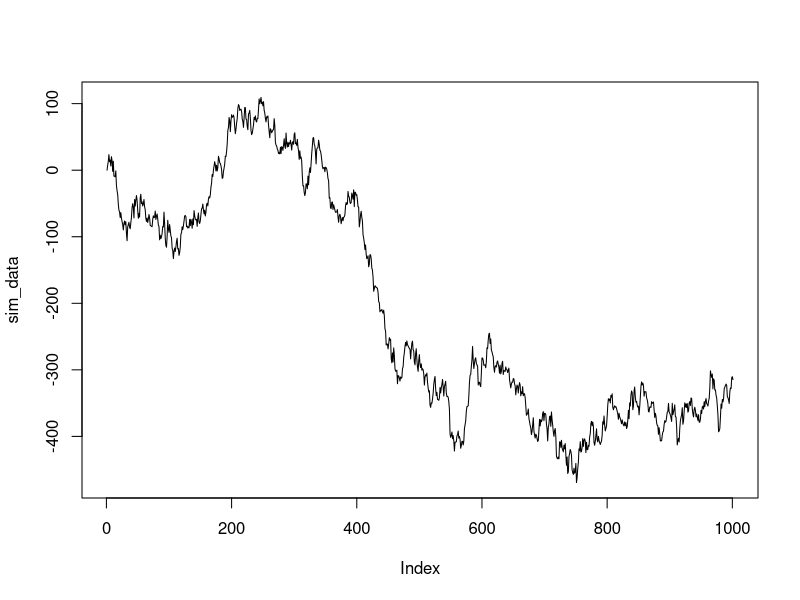
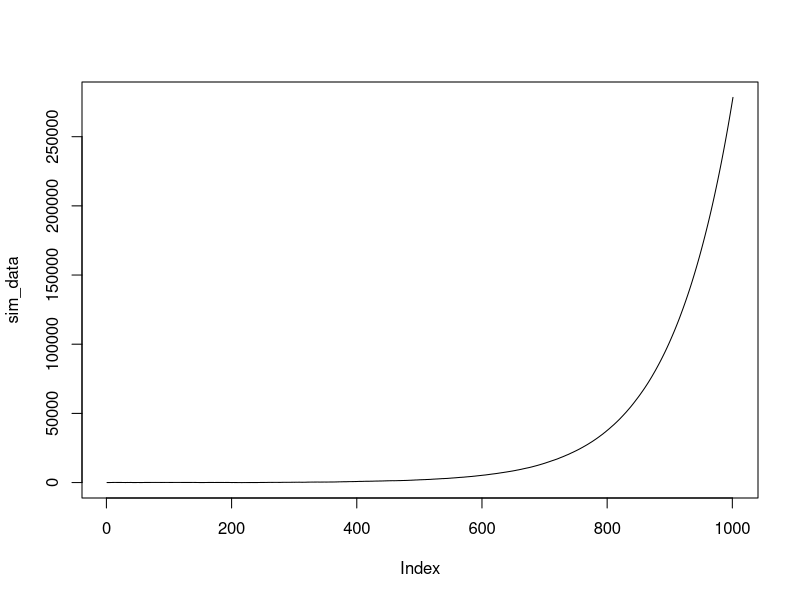
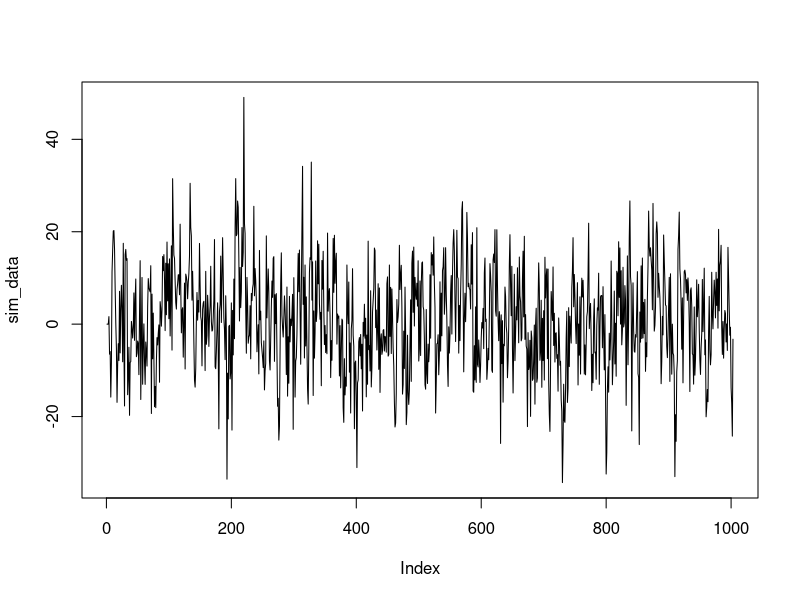

Write the R code that produced these figures, in order.
## ---- chunk 1
knitr::opts_chunk$set(echo = TRUE)
## ---- chunk 2
ARMASimulation <- function( N = 1000, ar = c( 0 ), ma = c( 0 ), sd ){
  ar_lag <- length( ar ) # p
  ma_lag <- length( ma ) # q
  max_lag <- max( ar_lag, ma_lag )
  sim_data = rep( NA, ( N + max_lag ) ) 
  # Create empty vector
  sim_data[ 1:max_lag ] <- 0 
  # Set first max(p,q) items 0
  epsilon <- rnorm( N + max_lag + 1, mean = 0, sd = sd ) 
  # Vector of errors
  
  for( i in (max_lag + 1):(N + max_lag)){
    sim_data[ i ] <- ar %*% sim_data[ c( (i - 1):(i - ar_lag) )] +
      epsilon[ i ] + ma %*% epsilon[ c( (i - 1):(i - ma_lag) )]
  }
  plot( sim_data, type = "l" )
  return( sim_data[ -c( 1:max_lag ) ] )
}
## ---- chunk 3
N <- 1000
ar <- c( 1 )
sd <- 10
ARMA <- ARMASimulation( N, ar, sd = sd ) # Random walk
## ---- chunk 4
ar <- c( 1.01 )
ARMA <- ARMASimulation( N, ar, sd = sd ) # Exponential
## ---- chunk 5
ar <- c( 0.3, 0.2, 0.02 )
ma <- c( 0.1, 0.03 )
ARMA <- ARMASimulation( N, ar, ma, sd ) # Stationer
